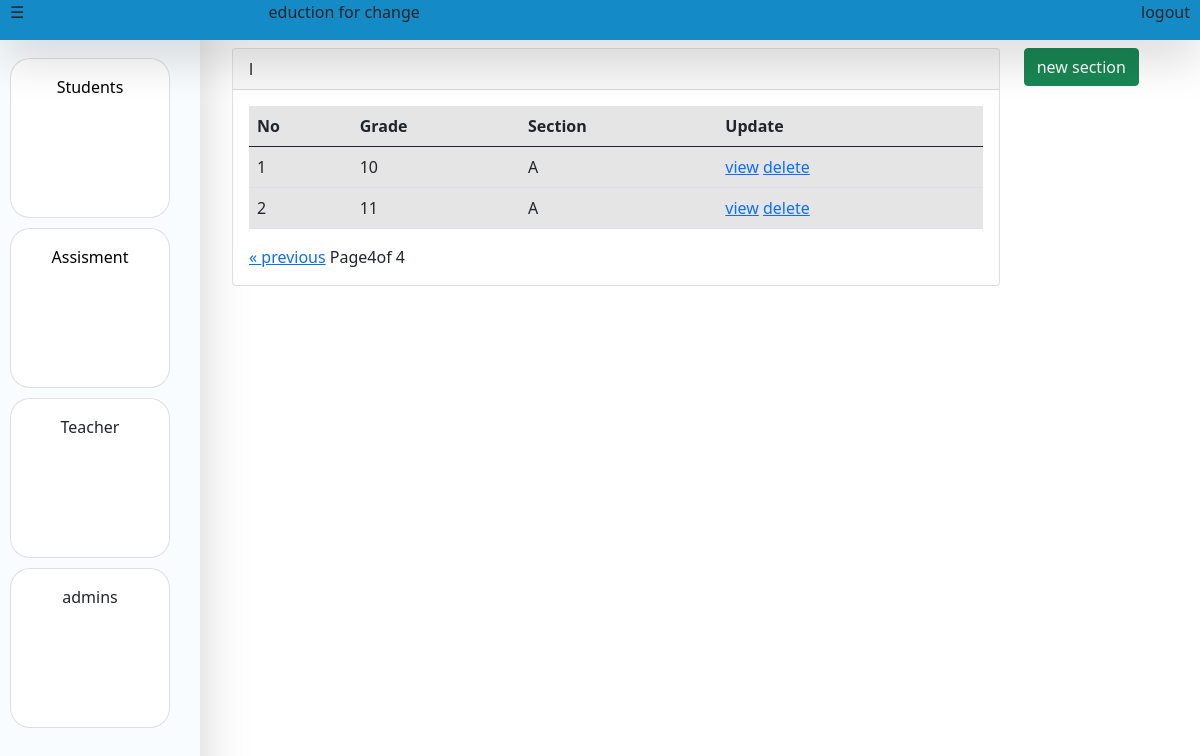
/main/acounts/?page=4, run on the app's committed database.
### admins/models.py (models this page shows)
class Section(models.Model):
    grade=models.CharField(max_length=255,null=True)
    section=models.CharField(max_length=20,null=True)
    nas=models.IntegerField(null=True)
    teach=models.IntegerField(null=True)
    grad=models.IntegerField(null=True)

### admins/views.py (the view)
# urls.py: path('acounts/',views.acounts,name="acounts"),
def acounts(request):
    if request.method=="POST":
        grad=request.POST.get('grade',False)
        sece=request.POST.get('sec',False)
        sec=Section(grade=grad,section=sece)
        sec.save()
        return redirect('main:acounts')
    sb=Section.objects.filter()
    pag=Paginator(sb,2)
    page=request.GET.get("page")
    page_obj=pag.get_page(page)
    return render(request,"admins/acounts.html",{'page_obj':page_obj})

### template/admins/acounts.html (shortened to what this page needs)
{%extends 'admins/home.html'%} {%load static%}
    {%block main%}
    <br /><br />
    <div class="row">
      <div class="col-10">
        <div class="card" style="" id="section-list">
          <div class="card-header">l</div>
          <div class="card-body">
            <table class="table table-active table-hover table-responsive-sm">
              <thead>
                <th>No</th>
                <th>Grade</th>
                <th>Section</th>
                <th>Update</th>
              </thead>
              <tbody>
                {%for u in page_obj%}
                <tr>
                  <td>{{forloop.counter}}</td>
                  <td>{{u.grade}}</td>
                  <td>{{u.section}}</td>
                  <td>
                    <a href="{%url 'main:view_student' u.id %}">view</a>
                    <a href="">delete</a>
                  </td>
                </tr>
                {%endfor%}
              </tbody>
            </table>
            <div class="pagination">
              <span class="step-links">
                {%if page_obj.has_previous%}
                <a href="?page=1">&laquo; </a>
                <a href="?page={{page_obj.previous_page_number}}">previous</a>
                {%endif%}
                <span class="current">
                  Page{{page_obj.number}}of {{page_obj.paginator.num_pages}}
                </span>
              </span>
            </div>
          </div>
        </div>
      </div>
      <div class="col-2">
        <button class="btn btn-success" onclick="addsection()">
          new section
        </button>
      </div>
    </div>
    {%endblock%}

### data on the page
Section: grade "10", section "A"
Section: grade "11", section "A"

### other printed values
{{ page_obj.number }} "4"
{{ page_obj.paginator.num_pages }} "4"
